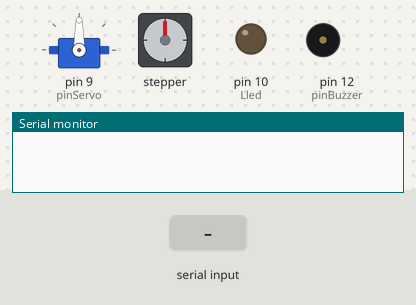
A sketch run on a simulated Arduino Uno, built with avr-gcc and run on an emulated ATmega328P. On the bench: servo, stepper motor, output pins drawn as LEDs (lit = HIGH), buzzer (waves = sounding, pin HIGH), the last lines printed to the serial monitor. Inputs (shaded band) come from the test bench. Stepper angles assume 100 steps per turn.

Above: at 1.2 s.
1.3 s: "naprijed" received over Serial
At 1.46 s:
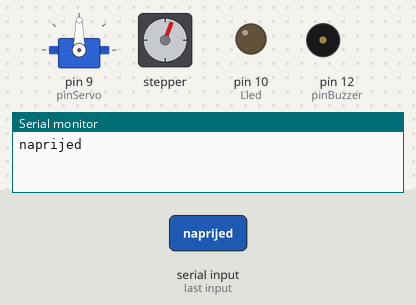
3.1 s: "desno" received over Serial
At 4.3 s:
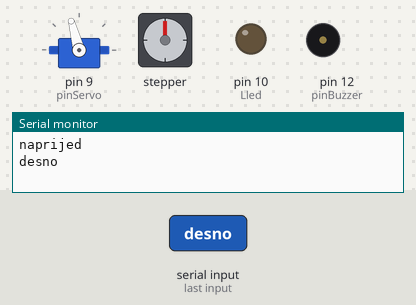
4.6 s: "nazad" received over Serial
At 4.76 s:
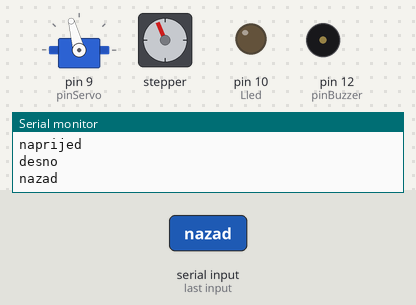
6.4 s: "truba" received over Serial
7.9 s: "lLED" received over Serial
At 9.7 s:
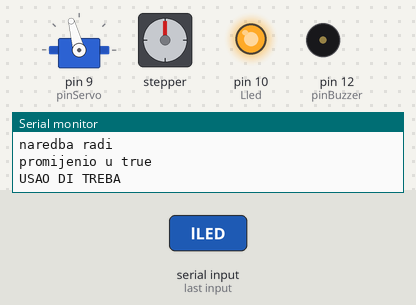
10.9 s: "lijevo" received over Serial
At 13.7 s:
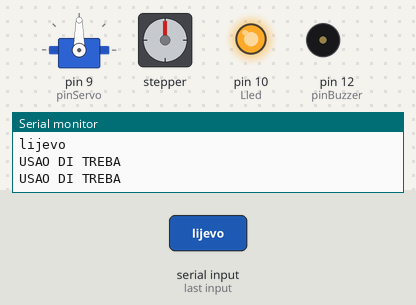
Timing chart, 0 to 14.9 s (numbered marks = the images above; inputs shaded):
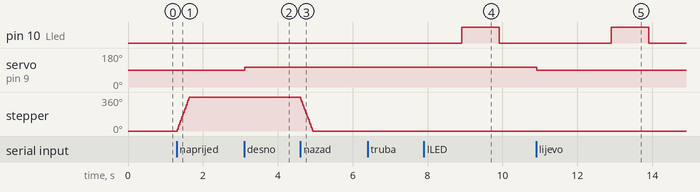

The sketch:

firmware.ino
```cpp
#include <Servo.h>
#include <Stepper.h>

#define pinServo 9
#define pinBuzzer 12
#define STEPS 100
#define Lled 10

Servo servo;
Stepper stepper (STEPS,2,3,4,5);
String unos = "";
int trenutno;
boolean lLEDon = false;
boolean upaliLED = true;
unsigned int trenutnoVrijeme;
unsigned int brojac = 1000;

void setup()
{
  servo.attach(pinServo);
  servo.write(90);

  stepper.setSpeed(180);

  Serial.begin(9600);
  //Serial.print ("Unesite");
  Serial.println();

  trenutno = 90;

  pinMode(pinBuzzer, OUTPUT);
  pinMode(Lled, OUTPUT);
}

void loop()
{
    unos = "";
   if (Serial.available()>0)
   {
     //unos = "";
     while (Serial.available() > 0)
     {
       unos += char(Serial.read());
       delay(2);
     }
     Serial.println(unos);
   }
   if (unos == "desno")
   {
      trenutno += 15;
      servo.write(trenutno);
      //delay(1000);
   }
   else if (unos == "lijevo")
   {
     trenutno -=15;
     servo.write(trenutno);
     delay(1000);
   }
   else if (unos == "reset")
   {
     trenutno = 90;
    servo.write(trenutno);
    //delay(1000);
   }
   else if (unos == "naprijed")
   {
    stepper.step(100);
   }
   else if (unos == "nazad")
   {
    stepper.step(-100);
   }
   else if (unos == "truba")
   {
     digitalWrite(pinBuzzer, HIGH);
     delay(5);
     digitalWrite (pinBuzzer, LOW);
   }
   else if (unos == "lLED")
   {
     Serial.println("naredba radi");
       if (lLEDon == false)
       {
         Serial.println("promijenio u true");
         trenutnoVrijeme = millis();
         lLEDon = true;
       }
       else
       {
         Serial.println("jel i tu mozda ulazi");
         analogWrite(Lled, 0);
         lLEDon = false;
         brojac = 1000;
       }
   }
   if (lLEDon == true)
   {
      if (((trenutnoVrijeme+brojac)<=millis()) && (upaliLED == true))
      {
        Serial.println("USAO DI TREBA");
        analogWrite(Lled, 255);
        upaliLED = false;
        brojac += 1000;
      }
      else if (((trenutnoVrijeme+brojac)<=millis()) && (upaliLED == false))
      {
        analogWrite(Lled, 0);
        upaliLED = true;
        brojac += 1000;
      }
   }
}
```

Measured:
- after the input at 1.3 s, stepper: turns 360° clockwise in 0.32 s, starting at once
- after the input at 3.1 s, servo on pin 9 (pinServo): 90° → 105° at once
- after the input at 4.6 s, stepper: turns 360° counter-clockwise in 0.32 s, starting at once
- after the input at 7.9 s, pin 10 (Lled): LOW → HIGH after 1.0 s, → LOW 1.0 s later
- after the input at 10.9 s, servo on pin 9 (pinServo): 105° → 90° at once
